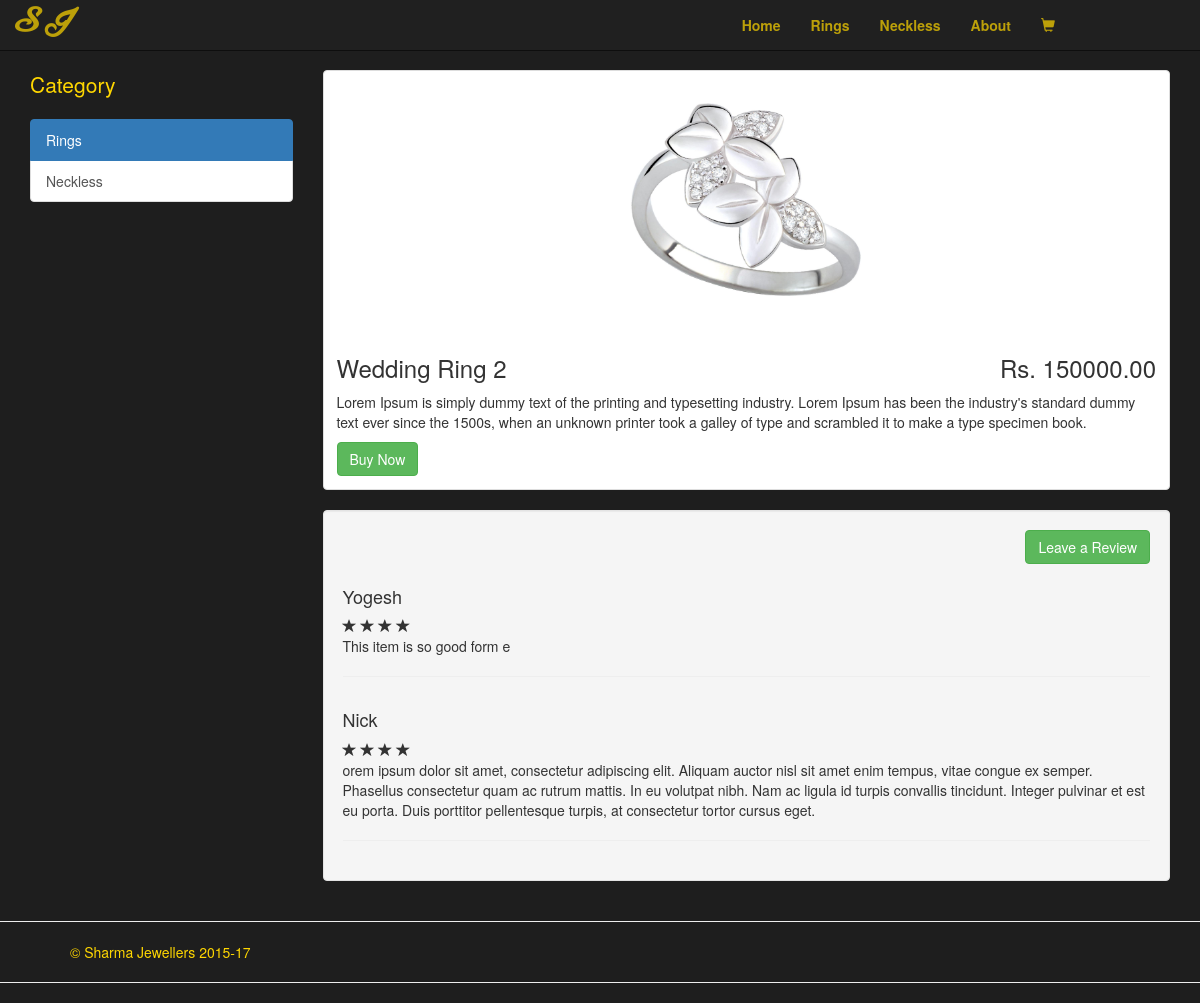
The page /detail/2/ on the database its author committed.
### shop/models.py (models this page shows, shortened)
class Category(models.Model):
    metal_type = models.ForeignKey(MetalType)
    c_name = models.CharField(max_length = 50)

class Product(models.Model):
    category = models.ForeignKey(Category)
    p_name = models.CharField(max_length = 100)
    p_detail = models.TextField()
    p_cost = models.DecimalField(max_digits = 10, decimal_places = 2)
    p_photo = models.ImageField(blank=True, upload_to='product_photo')

class ReviewProduct(models.Model):
    user = models.ForeignKey(User)
    product = models.ForeignKey(Product)
    review = models.TextField()
    rating = models.IntegerField(default = 1)

### shop/views.py (the view)
# urls.py: url(r'^detail/(?P<product_id>[0-9]+)/$', views.detailproduct, name='detail'),
def detailproduct(request, product_id):
    product = Product.objects.get(pk = product_id)
    ctgs = Category.objects.all()
    revpr = ReviewProduct.objects.all()[::-1]
    if product:
        context = {'product':product, 'user':request.user, 'ctgs':ctgs, 'revpr':revpr}
        return render(request, 'shop/detail.html', context)

### shop/templates/shop/detail.html (shortened to what this page needs)
{% extends 'shop/base.html' %}
{% block body %}
<div class="container" style="padding-top:70px;">
  <div class="row">
    <div class="col-md-3 col-sm-3 col-xs-12">
      <p class="lead" style="color:gold;">Category</p>
      <div class="list-group">
        {% for ctg in ctgs %}
        <a href="#" class="list-group-item
          {% if ctg.c_name == product.category.c_name %}
            active
          {% endif %}">
          {{ ctg.c_name }}
        </a>
        {% endfor %}
      </div>
    </div>
    <div class="col-md-9 col-sm-9 col-xs-12">
      <div class="thumbnail">
        <img src="{{product.p_photo.url}}" alt="img" id="myimg">
        <div class="caption">
          <h3 class="pull-right">Rs. {{ product.p_cost }}</h3>
          <h3>{{ product.p_name }}</h3>
          <p>{{ product.p_detail}}</p>
          <a href="{% url 'shop:addToCart' product.id %}" class="btn btn-success">Buy Now</a>
        </div>
      </div>
      <div class="well">
        <p class="text-right"><a href="#collapseExample" class="btn btn-success" data-toggle="collapse" aria-expended="false" aria-controls="collapseEx">Leave a Review</a></p>
        {% for rev in revpr %}
        <div class="row">
          <div class="col-md-12">
            {% if rev.product.p_name == product.p_name %}
              <h4>{{rev.user.username}}</h4>
              {% with ''|center:rev.rating as range %}
              {% for _ in range %}
               <span class="glyphicon glyphicon-star"></span>
              {% endfor %}
              {% endwith %}
              <p>{{rev.review}}</p>
              <hr>
            {% endif %}
          </div>
        </div>
        {% endfor %}
      </div>
    </div>
  </div>
</div>
{% endblock %}

### rows shown on the page
Category: c_name "Rings"
Category: c_name "Neckless"
Product: p_photo (picture), p_cost "150000.00", p_name "Wedding Ring 2", p_detail "Lorem Ipsum is simply dummy text of the printing and typesetting industry. Lorem Ipsum has been the industry's standard dummy text ever since the 1500s, when an unknown printer took a galley of type and scrambled it to make a type specimen book."
ReviewProduct: user.username "Yogesh", rating 4 (drawn), review "This item is so good form e"
ReviewProduct: user.username "Nick", rating 4 (drawn), review "orem ipsum dolor sit amet, consectetur adipiscing elit. Aliquam auctor nisl sit amet enim tempus, vitae congue ex semper. Phasellus consectetur quam ac rutrum mattis. In eu volutpat nibh. Nam ac ligula id turpis convallis tincidunt. Integer pulvinar et est eu porta. Duis porttitor pellentesque turpis, at consectetur tortor cursus eget."
